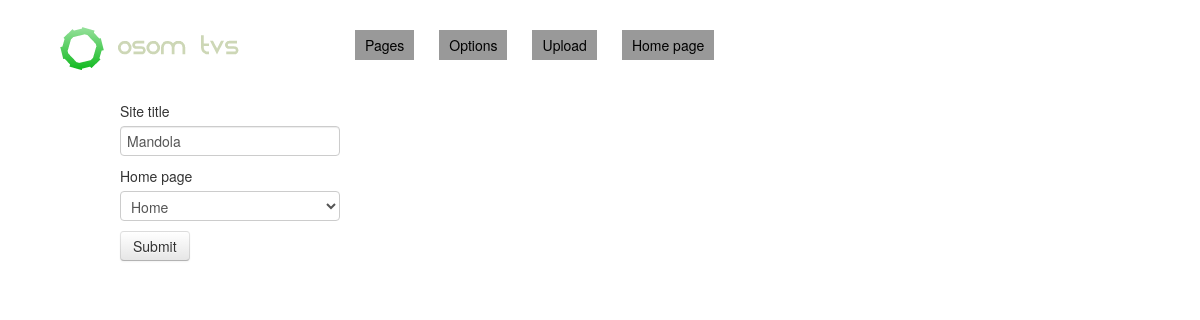
/CMS/site/index (signed in), run on an earlier commit of the app's database.
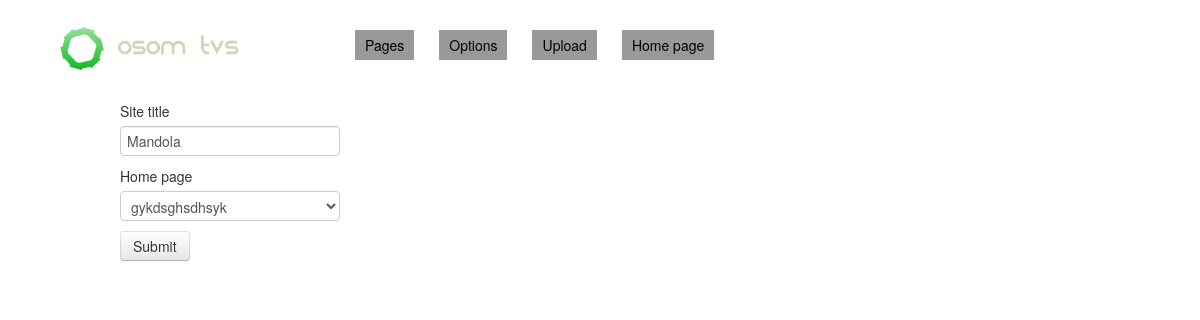
And on a later commit of the database.
### tables this page shows
CREATE TABLE `site` (
  `id` int(11) NOT NULL AUTO_INCREMENT,
  `parameter` varchar(50) NOT NULL,
  `value` varchar(255) NOT NULL,
  PRIMARY KEY (`id`)
);

CREATE TABLE `page` (
  `id` int(11) NOT NULL AUTO_INCREMENT,
  `title` varchar(100) NOT NULL,
  `name` varchar(100) NOT NULL,
  `content` text NOT NULL,
  `description` varchar(200) NOT NULL,
  `keywords` varchar(200) NOT NULL,
  `module` int(11) NOT NULL,
  `date` timestamp NOT NULL DEFAULT CURRENT_TIMESTAMP ON UPDATE CURRENT_TIMESTAMP,
  `lang` varchar(2) NOT NULL,
  PRIMARY KEY (`id`)
);

### CMS/controllers/BaseController.php (called while the page is built, shortened)
<?php
    class BaseController {
        private $_action = "";
        protected $template_dir = "views/";
        protected $vars = array();
        public function __construct($action, $urlValues) {
            $this->_action = $action;
        }
        public function executeAction() {
            return $this->{$this->_action}();
        }
        public function render($view_file) {
            self::render_view("template.php");
        }
        public function render_view($view_file) {
            require_once(CMS_PATH . $this->template_dir . $view_file);
        }
        public function __set($name, $value) {
            $this->vars[$name] = $value;
        }
        public function __get($name) {
            return $this->vars[$name];
        }
    }

### CMS/database/Database.php (called while the page is built, shortened)
<?php
	class Database {
		private static function initConnection() {
			try {
				$dbh = new PDO('mysql:host=localhost;dbname=' . MYSQLDATABASE,
					MYSQLUSER, MYSQLPASSWORD, array(PDO::ATTR_PERSISTENT => true,
                        PDO::ATTR_ERRMODE => PDO::ERRMODE_WARNING));
			} catch(PDOException $e) {
				echo $e->getMessage();
			}
			return $dbh;
		}
		public static function selectAllElements($table, $order = null) {
			$query = "SELECT * FROM " . $table;
			$result = self::executeQuery($query);
			return $result->fetchAll(PDO::FETCH_ASSOC);
		}
        public static function selectElements($table, array $conditions, array $fields = null, array $order = null) {
            $query = "SELECT " . ($fields ? self::keysToString($fields, ", ") : "*");
            $query .= " FROM " . $table . " WHERE ";
            $query .= self::keysToString($conditions, " AND ", "= :", "_condition ", true);
            $result = self::executeQuery($query, self::createParametersArray(null, $conditions));
            return $result->fetchAll(PDO::FETCH_ASSOC);
        }
        public static function selectElement($table, array $conditions) {
            $result = self::selectElements($table, $conditions);
            return $result ? $result[0] : null;
        }
		private static function createParametersArray($elementData, $conditions = null) {
			$parameters = array();
			if($conditions) {
				foreach($conditions as $key => $value) {
					$value = preg_replace("/^!/", "", $value);
					$parameters[str_replace(".", "_", $key) . "_condition"] = $value;
				}
			}
			return $parameters;
		}
		private static function executeQuery($query, $parameters = null, &$dbh = NULL) {
		    $dbh = self::initConnection();
			$sth = $dbh->prepare($query);
			if($parameters) {
				$parametersKeys = array_keys($parameters);
				foreach($parametersKeys as $key) {
					$sth->bindParam(":" . $key, $parameters[$key]);
				}
			}
            $sth->execute();
			return $sth;
		}
		private static function keysToString($array,  $additionWord = "", $prefix = "", $suffix = "", $keyInFront = false) {
			$arrayKeys = array_keys($array);
			$lastArrayKey = end($arrayKeys);
			$string = "";
			foreach ($arrayKeys as $key) {
				if($keyInFront) {
					$string .= $key;
				}
				(preg_match("/^!/", $array[$key])) ? $prefix = "!" . $prefix : NULL;
				$string .= " " . $prefix . str_replace(".", "_", $key) . $suffix;
			}
			return $string;
		}
    }

### CMS/models/SiteModel.php (called while the page is built, shortened)
<?php
class SiteModel extends BaseModel {
    protected static $table = "site";
    protected static function selectParameter($parameterName) {
        $parameter = Database::selectElement(self::$table, array("parameter" => $parameterName));
        return $parameter["value"];
    }
}

### CMS/core/config.php (called while the page is built, shortened)
<?php
    require_once(CMS_PATH . "database/Database.php");
    function autoLoader($class) {
        $matches = array();
        preg_match("/[A-Z][a-z]+$/", $class, $matches);
        $directory = strtolower($matches[0]) . "s";
        $filePath = CMS_PATH . "/" . $directory . "/" . $class . ".php";
        return false;
    }

### CMS/models/BasePageModel.php (called while the page is built, shortened)
<?php
class BasePageModel extends BaseModel {
    protected static $table = "page";
    public static function selectAllPages() {
        return Database::selectAllElements(self::$table);
    }
}

### CMS/views/site/index.php (the view)
<form action="<?=ABSOLUTE_PATH?>site/index" method="post" xmlns="http://www.w3.org/1999/html">
	<label for="siteTitle"><?=_("Site title")?></label>
	<input type="text" id="siteTitle" name="siteTitle" value="<?=$this->siteTitle?>" />
    <label for="homePage"><?=_("Home page")?></label>
    <select id="homePage" name="homePage">
    <?php foreach ($this->pages as $page): ?>
        <option value="<?=$page["id"]?>"
            <?=($page["id"] == $this->homePage) ? "selected" : NULL?>>
            <?=$page["title"]?>
        </option>
    <?php endforeach ?>
    </select><br/>
    <input type="submit" value="<?=_("Submit")?>" class="btn"/>
</form>

What changed in the data, as far as the page shows it:
no longer on this page (row edited): site: homePage "Home"
Also different on the page:
form field homePage: (not shown) → "gykdsghsdhsyk"
